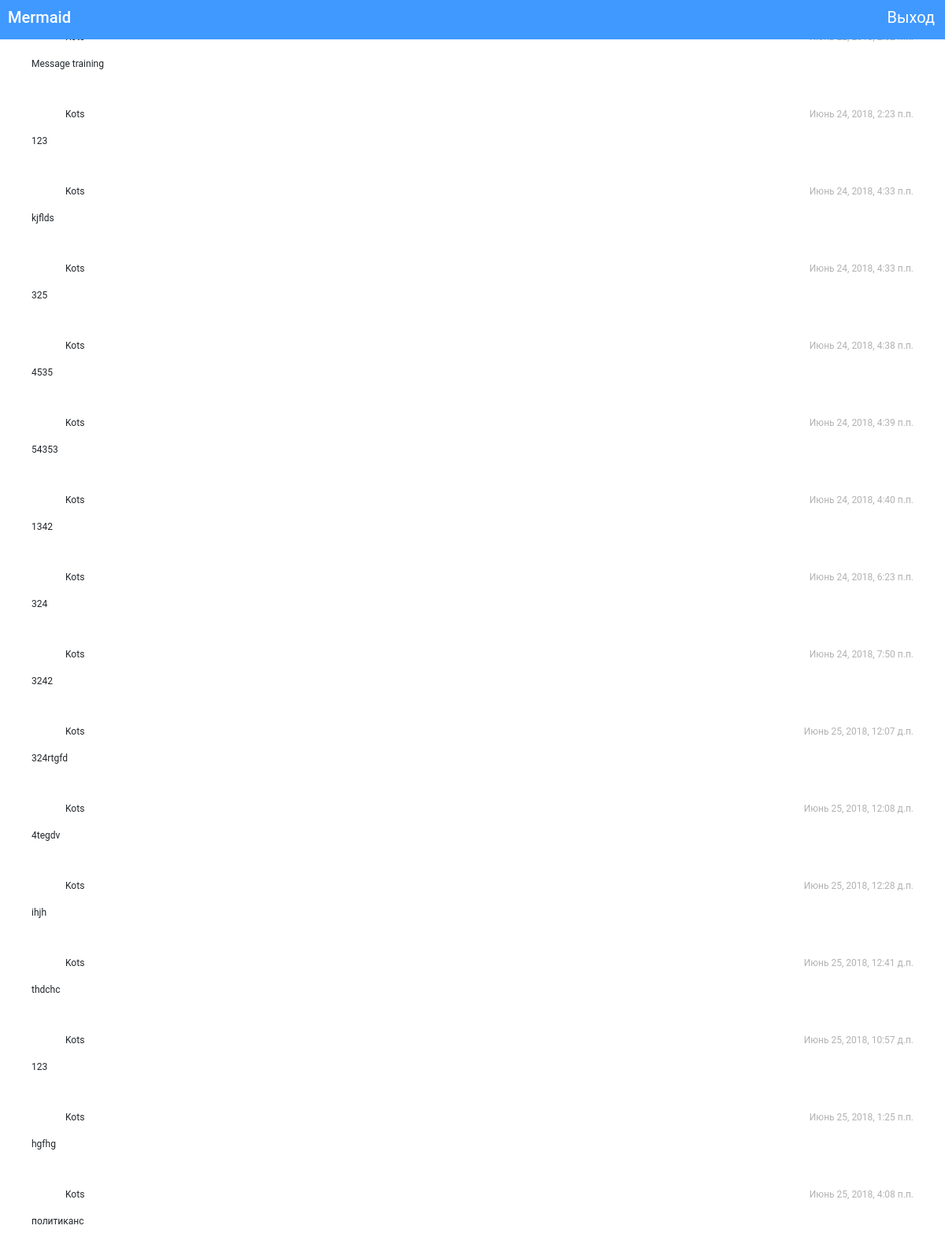
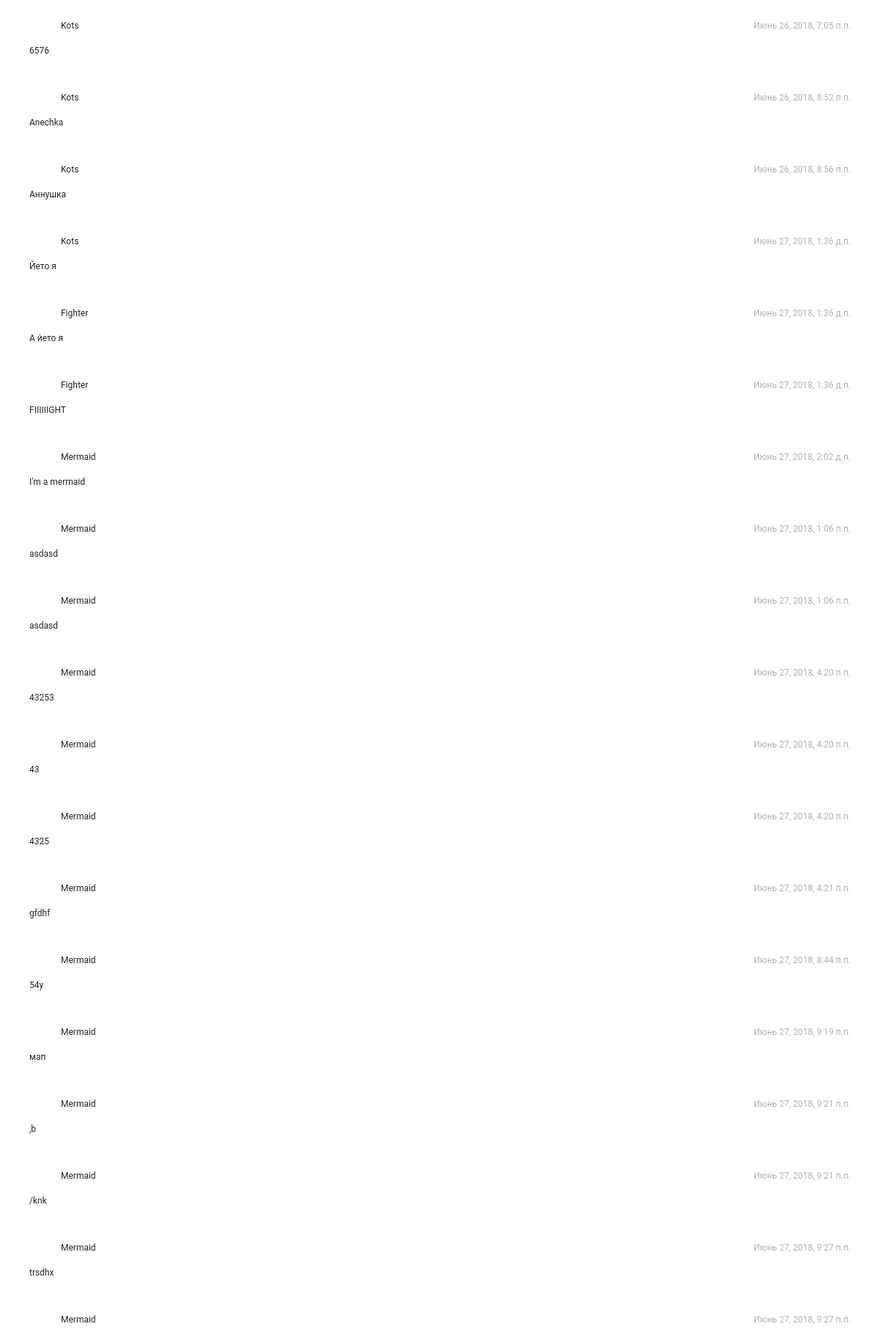
The app's page /chat/get (signed in, upper part) with its own data (2 pictures, top to bottom).
### chat/models.py (models this page shows, shortened)
class Message(models.Model):
    author = models.ForeignKey(User, verbose_name='Автор', on_delete=models.CASCADE)
    text = models.TextField(verbose_name='Текст')
    date = models.DateTimeField(verbose_name='Дата создания', auto_now_add=True)
    class Meta:
        verbose_name = 'Сообщение'
        verbose_name_plural = 'Сообщения'

### chat/views.py (the view)
# urls.py: url(r'get$', ChatView.as_view(), name='chat_get'),
class ChatView(LoginRequiredMixin, TemplateView):
    template_name = 'chat/chat.html'
    def get_context_data(self, **kwargs):
        data = super().get_context_data(**kwargs)
        last_id = self.request.GET.get('last_id')
        if last_id:
            messages = Message.objects.filter(id__gt=last_id).order_by('-id')[:20]
        else:
            messages = Message.objects.all().order_by('-id')
        data['messages'] = messages
        return data

### chat/templates/chat/chat.html (shortened to what this page needs)
{% extends "base.html" %}
{% load static %}
{% block content %}
    <header>
    <h1>{{ user.username }}</h1>
    <a class="logout btn" href="{% url "logout" %}">Выход</a>
    </header>
    <div class="chat">
        {% for m in messages %}
            {% include "chat/message.html" with message=m %}
        {% endfor %}
    </div>
{% endblock %}

### chat/templates/base.html (shortened to what this page needs)
{% load static %}
<!DOCTYPE html>
<html lang="en">
<head>
    <link rel="stylesheet" href="https://stackpath.bootstrapcdn.com/bootstrap/4.1.1/css/bootstrap.min.css"
>
    <link rel="stylesheet" type="text/css" href="{% static "core/css/example.css" %}">
</head>
<body>
    {% block content %}{% endblock %}
</body>
</html>

### chat/templates/chat/message.html
<div class="message" data-id="{{ message.id }}">
    <div class="message__author">
        <div class="message__avatar"></div>
        <div class="message__name">{{ message.author.username }}</div>
        <div class="message__time">{{ message.date }}</div>
    </div>
    <div class="message__text">{{ message.text }}</div>
</div>

### chat/static/core/css/example.css (style rules this page uses)
html, body { margin: 0; padding: 0; height: 100%; width: 100%; background: white; font-family: Roboto, sans-serif; font-weight: 400; }
.chat { height: calc(100% - 60px - 50px); width: 100%; padding: 10px 20px; box-sizing: border-box; overflow: auto; display: flex; flex-direction: column-reverse; }
.btn { cursor: pointer; border-radius: 50%; background-color: white; }
header { width: 100%; background: #4099FF; height: 50px; }
h1 { margin: 10px; color: white; font-size: 20px; float: left; }
.logout { background-color: #4099FF; color: white; border-radius: 0%; float: right; font-size: 20px; }

### records on screen
Message: author.username "Mermaid", date "Июнь 27, 2018, 9:27 п.п."
Message: author.username "Mermaid", date "Июнь 27, 2018, 9:27 п.п.", text "trsdhx"
Message: author.username "Mermaid", date "Июнь 27, 2018, 9:21 п.п.", text "/knk"
Message: author.username "Mermaid", date "Июнь 27, 2018, 9:21 п.п.", text ",b"
Message: author.username "Mermaid", date "Июнь 27, 2018, 9:19 п.п.", text "мап"
Message: author.username "Mermaid", date "Июнь 27, 2018, 8:44 п.п.", text "54y"
Message: author.username "Mermaid", date "Июнь 27, 2018, 4:21 п.п.", text "gfdhf"
Message: author.username "Mermaid", date "Июнь 27, 2018, 4:20 п.п.", text "4325"
Message: author.username "Mermaid", date "Июнь 27, 2018, 4:20 п.п.", text "43"
Message: author.username "Mermaid", date "Июнь 27, 2018, 4:20 п.п.", text "43253"
Message: author.username "Mermaid", date "Июнь 27, 2018, 1:06 п.п.", text "asdasd"
Message: author.username "Mermaid", date "Июнь 27, 2018, 1:06 п.п.", text "asdasd"
Message: author.username "Mermaid", date "Июнь 27, 2018, 2:02 д.п.", text "I'm a mermaid"
Message: author.username "Fighter", date "Июнь 27, 2018, 1:36 д.п.", text "FIIIIIIGHT"
Message: author.username "Fighter", date "Июнь 27, 2018, 1:36 д.п.", text "А йето я"
Message: author.username "Kots", date "Июнь 27, 2018, 1:36 д.п.", text "Йето я"
Message: author.username "Kots", date "Июнь 26, 2018, 8:56 п.п.", text "Аннушка"
Message: author.username "Kots", date "Июнь 26, 2018, 8:52 п.п.", text "Anechka"
Message: author.username "Kots", date "Июнь 26, 2018, 7:05 п.п.", text "6576"
Message: author.username "Kots", date "Июнь 25, 2018, 4:08 п.п.", text "политиканс"
Message: author.username "Kots", date "Июнь 25, 2018, 1:25 п.п.", text "hgfhg"
Message: author.username "Kots", date "Июнь 25, 2018, 10:57 д.п.", text "123"
Message: author.username "Kots", date "Июнь 25, 2018, 12:41 д.п.", text "thdchc"
Message: author.username "Kots", date "Июнь 25, 2018, 12:28 д.п.", text "ihjh"
Message: author.username "Kots", date "Июнь 25, 2018, 12:08 д.п.", text "4tegdv"
Message: author.username "Kots", date "Июнь 25, 2018, 12:07 д.п.", text "324rtgfd"
Message: author.username "Kots", date "Июнь 24, 2018, 7:50 п.п.", text "3242"
Message: author.username "Kots", date "Июнь 24, 2018, 6:23 п.п.", text "324"
Message: author.username "Kots", date "Июнь 24, 2018, 4:40 п.п.", text "1342"
Message: author.username "Kots", date "Июнь 24, 2018, 4:39 п.п.", text "54353"
Message: author.username "Kots", date "Июнь 24, 2018, 4:38 п.п.", text "4535"
Message: author.username "Kots", date "Июнь 24, 2018, 4:33 п.п.", text "325"
Message: author.username "Kots", date "Июнь 24, 2018, 4:33 п.п.", text "kjflds"
Message: author.username "Kots", date "Июнь 24, 2018, 2:23 п.п.", text "123"
Message: text "Message training"

### other values on screen
{{ user.username }} "Mermaid"
